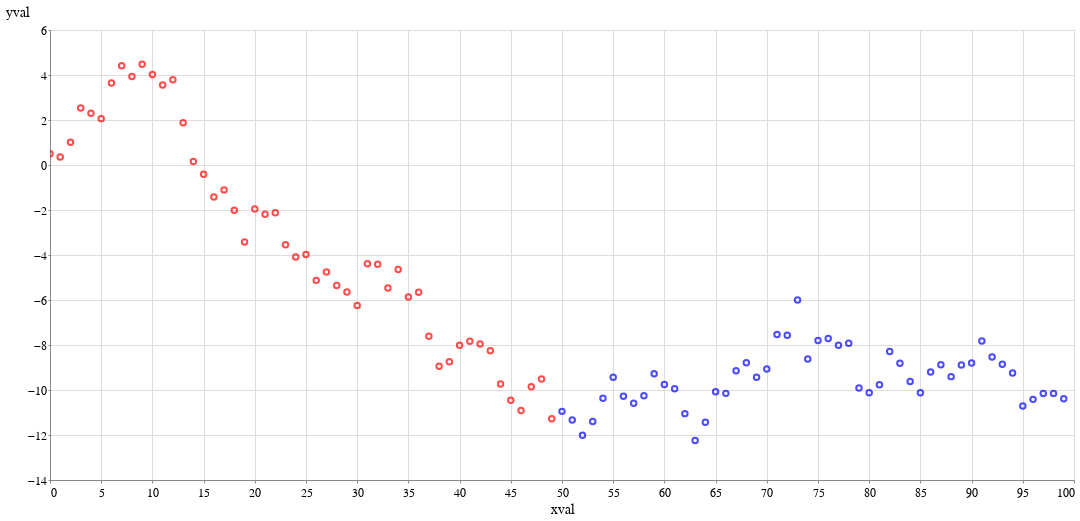

The notebook cell this image was saved under:
### Markdown cell above
### Building Complex Selections

Selection values can be accessed directly and used in expressions that affect the chart. For example, here we create a slider to choose a cutoff value, and color points based on whether they are smaller or larger than the value:

### Code cell
# nbi:hide_in
rand = np.random.RandomState(42)

df = pd.DataFrame({
    'xval': range(100),
    'yval': rand.randn(100).cumsum()
})

slider = alt.binding_range(min=0, max=100, step=1, name='CutOff:')
selector = alt.selection_single(
    name="SelectorName", fields=['cutoff'],
    bind=slider, init={'cutoff': 50})

alt.Chart(df).mark_point().encode(
    x='xval',
    y='yval',
    color=alt.condition(
        alt.datum.xval < selector.cutoff,
        alt.value('red'), alt.value('blue')
    )
).add_selection(
    selector
).interactive().properties(width=1024)

### Figure 1 — Vega-Lite specification as saved in the notebook (floating-point values rounded to 4 significant figures)
{"config": {"view": {"width": 800, "height": 450}, "background": "#ffffff", "title": {"anchor": "start", "font": "BentonGothic-Bold, sans", "fontColor": "#000000", "fontSize": 22, "fontWeight": "normal"}, "arc": {"fill": "#82c6df"}, "area": {"fill": "#82c6df"}, "line": {"stroke": "#82c6df", "strokeWidth": 3}, "path": {"stroke": "#82c6df"}, "rect": {"fill": "#82c6df"}, "shape": {"stroke": "#82c6df"}, "bar": {"fill": "#82c6df"}, "point": {"stroke": "#82c6df"}, "symbol": {"fill": "#82c6df", "size": 30}, "axis": {"titleFont": "BentonGothic-Bold, sans", "titleFontSize": 14, "titleFontWeight": "normal", "labelFont": "BentonGothic, sans", "labelFontSize": 12, "labelFontWeight": "normal"}, "axisX": {"labelAngle": 0, "labelPadding": 4, "tickSize": 3}, "axisY": {"labelBaseline": "middle", "maxExtent": 45, "minExtent": 45, "tickSize": 2, "titleAlign": "left", "titleAngle": 0, "titleX": -45, "titleY": -11}, "legend": {"titleFont": "BentonGothic-Bold, sans", "titleFontSize": 14, "titleFontWeight": "normal", "symbolType": "square", "labelFont": "BentonGothic, sans", "labelFontSize": 13}, "range": {"category": ["#3580b1", "#ec8431", "#ab7fb4", "#c89d29", "#adc839", "#829eb1"], "diverging": ["#e68a4f", "#f4bb6a", "#f9e39c", "#dadfe2", "#a6b7c6", "#849eae"], "heatmap": ["#fbf2c7", "#f9e39c", "#f8d36e", "#f4bb6a", "#e68a4f", "#d15a40", "#ab4232"], "ordinal": ["#fbf2c7", "#f9e39c", "#f8d36e", "#f4bb6a", "#e68a4f", "#d15a40", "#ab4232"], "ramp": ["#fbf2c7", "#f9e39c", "#f8d36e", "#f4bb6a", "#e68a4f", "#d15a40", "#ab4232"]}}, "data": {"name": "data-a99664901d810a6b330d8e4930eed708"}, "mark": "point", "encoding": {"color": {"condition": {"value": "red", "test": "(datum.xval < SelectorName.cutoff)"}, "value": "blue"}, "x": {"field": "xval", "type": "quantitative"}, "y": {"field": "yval", "type": "quantitative"}}, "selection": {"SelectorName": {"type": "single", "fields": ["cutoff"], "bind": {"input": "range", "max": 100, "min": 0, "name": "CutOff:", "step": 1}, "init": {"cutoff": 50}}, "selector001": {"type": "interval", "bind": "scales", "encodings": ["x", "y"]}}, "width": 1024, "$schema": "https://vega.github.io/schema/vega-lite/v4.17.0.json", "datasets": {"data-a99664901d810a6b330d8e4930eed708": [{"xval": 0, "yval": 0.4967}, {"xval": 1, "yval": 0.3584}, {"xval": 2, "yval": 1.006}, {"xval": 3, "yval": 2.529}, {"xval": 4, "yval": 2.295}, {"xval": 5, "yval": 2.061}, {"xval": 6, "yval": 3.64}, {"xval": 7, "yval": 4.408}, {"xval": 8, "yval": 3.938}, {"xval": 9, "yval": 4.481}, {"xval": 10, "yval": 4.017}, {"xval": 11, "yval": 3.551}, {"xval": 12, "yval": 3.793}, {"xval": 13, "yval": 1.88}, {"xval": 14, "yval": 0.1552}, {"xval": 15, "yval": -0.4071}, {"xval": 16, "yval": -1.42}, {"xval": 17, "yval": -1.106}, {"xval": 18, "yval": -2.014}, {"xval": 19, "yval": -3.426}, {"xval": 20, "yval": -1.96}, {"xval": 21, "yval": -2.186}, {"xval": 22, "yval": -2.119}, {"xval": 23, "yval": -3.543}, {"xval": 24, "yval": -4.088}, {"xval": 25, "yval": -3.977}, {"xval": 26, "yval": -5.128}, {"xval": 27, "yval": -4.752}, {"xval": 28, "yval": -5.353}, {"xval": 29, "yval": -5.644}, {"xval": 30, "yval": -6.246}, {"xval": 31, "yval": -4.394}, {"xval": 32, "yval": -4.407}, {"xval": 33, "yval": -5.465}, {"xval": 34, "yval": -4.642}, {"xval": 35, "yval": -5.863}, {"xval": 36, "yval": -5.654}, {"xval": 37, "yval": -7.614}, {"xval": 38, "yval": -8.942}, {"xval": 39, "yval": -8.745}, {"xval": 40, "yval": -8.007}, {"xval": 41, "yval": -7.836}, {"xval": 42, "yval": -7.951}, {"xval": 43, "yval": -8.252}, {"xval": 44, "yval": -9.731}, {"xval": 45, "yval": -10.45}, {"xval": 46, "yval": -10.91}, {"xval": 47, "yval": -9.854}, {"xval": 48, "yval": -9.511}, {"xval": 49, "yval": -11.27}, {"xval": 50, "yval": -10.95}, {"xval": 51, "yval": -11.33}, {"xval": 52, "yval": -12.01}, {"xval": 53, "yval": -11.4}, {"xval": 54, "yval": -10.37}, {"xval": 55, "yval": -9.438}, {"xval": 56, "yval": -10.28}, {"xval": 57, "yval": -10.59}, {"xval": 58, "yval": -10.25}, {"xval": 59, "yval": -9.279}, {"xval": 60, "yval": -9.758}, {"xval": 61, "yval": -9.944}, {"xval": 62, "yval": -11.05}, {"xval": 63, "yval": -12.25}, {"xval": 64, "yval": -11.43}, {"xval": 65, "yval": -10.08}, {"xval": 66, "yval": -10.15}, {"xval": 67, "yval": -9.146}, {"xval": 68, "yval": -8.785}, {"xval": 69, "yval": -9.43}, {"xval": 70, "yval": -9.068}, {"xval": 71, "yval": -7.53}, {"xval": 72, "yval": -7.566}, {"xval": 73, "yval": -6.002}, {"xval": 74, "yval": -8.621}, {"xval": 75, "yval": -7.799}, {"xval": 76, "yval": -7.712}, {"xval": 77, "yval": -8.011}, {"xval": 78, "yval": -7.92}, {"xval": 79, "yval": -9.907}, {"xval": 80, "yval": -10.13}, {"xval": 81, "yval": -9.77}, {"xval": 82, "yval": -8.292}, {"xval": 83, "yval": -8.81}, {"xval": 84, "yval": -9.619}, {"xval": 85, "yval": -10.12}, {"xval": 86, "yval": -9.205}, {"xval": 87, "yval": -8.876}, {"xval": 88, "yval": -9.406}, {"xval": 89, "yval": -8.893}, {"xval": 90, "yval": -8.796}, {"xval": 91, "yval": -7.827}, {"xval": 92, "yval": -8.529}, {"xval": 93, "yval": -8.857}, {"xval": 94, "yval": -9.249}, {"xval": 95, "yval": -10.71}, {"xval": 96, "yval": -10.42}, {"xval": 97, "yval": -10.16}, {"xval": 98, "yval": -10.15}, {"xval": 99, "yval": -10.38}]}}
